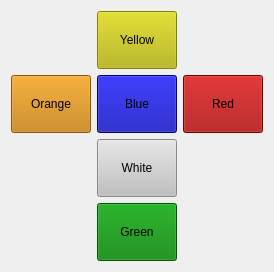
  <widget class="QWidget" name="gridLayoutWidget_2">
   <property name="geometry">
    <rect>
     <x>1050</x>
     <y>50</y>
     <width>164</width>
     <height>220</height>
    </rect>
   </property>
   <layout class="QGridLayout" name="Coloring">
    <item row="1" column="0">
     <widget class="QPushButton" name="Orange_Button">
      <property name="styleSheet">
       <string notr="true">QPushButton{
  background-color: rgb(193, 122, 0);
  width: 50px;
  height: 50px;
}

QPushButton:hover {
  background-color: silver;
}

QPushButton:pressed {
  background-color: orange;
}</string>
      </property>
      <property name="text">
       <string>Orange</string>
      </property>
     </widget>
    </item>
    <item row="0" column="1">
     <widget class="QPushButton" name="Yellow_Button">
      <property name="styleSheet">
       <string notr="true">QPushButton{
  background-color: rgb(183, 180, 0);
  width: 50px;
  height: 50px;
}

QPushButton:hover {
  background-color: gray;
}

QPushButton:pressed {
  background-color: yellow;
}</string>
      </property>
      <property name="text">
       <string>Yellow</string>
      </property>
     </widget>
    </item>
    <item row="2" column="1">
     <widget class="QPushButton" name="White_Button">
      <property name="styleSheet">
       <string notr="true">QPushButton{
  background-color: silver;
  width: 50px;
  height: 50px;
}

QPushButton:hover {
  background-color: gray;

}

QPushButton:pressed {
  background-color: white;
}</string>
      </property>
      <property name="text">
       <string>White</string>
      </property>
     </widget>
    </item>
    <item row="1" column="1">
     <widget class="QPushButton" name="Blue_Button">
      <property name="styleSheet">
       <string notr="true">QPushButton{
  background-color: rgb(0, 0, 170);
  width: 50px;
  height: 50px;
}

QPushButton:hover {
  background-color: gray;
}

QPushButton:pressed {
  background-color: blue;
}</string>
      </property>
      <property name="text">
       <string>Blue</string>
      </property>
     </widget>
    </item>
    <item row="1" column="2">
     <widget class="QPushButton" name="Red_Button">
      <property name="styleSheet">
       <string notr="true">QPushButton{
  background-color: rgb(160, 0, 0);
  width: 50px;
  height: 50px;
}

QPushButton:hover {
  background-color: silver;
}

QPushButton:pressed {
  background-color: red;
}</string>
      </property>
      <property name="text">
       <string>Red</string>
      </property>
     </widget>
    </item>
    <item row="3" column="1">
     <widget class="QPushButton" name="Green_Button">
      <property name="styleSheet">
       <string notr="true">QPushButton{
  background-color: green;
  width: 50px;
  height: 50px;
}

QPushButton:hover {
  background-color: silver;
}

QPushButton:pressed {
  background-color: rgb(0, 160, 0);
}</string>
      </property>
      <property name="text">
       <string>Green</string>
      </property>
     </widget>
    </item>
   </layout>
  </widget>
